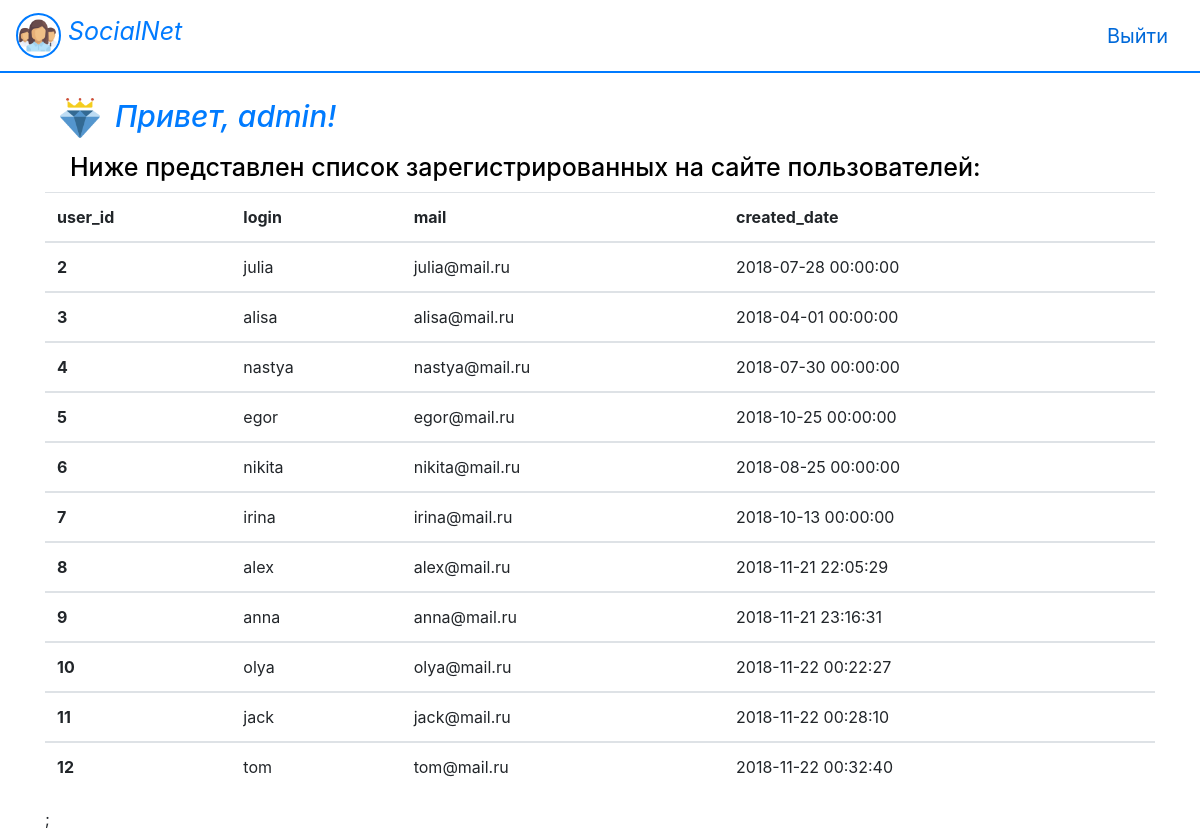
/admin.php (signed in), run on the app's committed database.
### tables this page shows
CREATE TABLE `users` (
  `user_id` int(11) NOT NULL,
  `login` varchar(255) NOT NULL,
  `pass` varchar(32) NOT NULL,
  `role` int(1) NOT NULL,
  `mail` varchar(255) NOT NULL,
  `phone` varchar(32) NOT NULL,
  `created_date` datetime NOT NULL
);

### admin.php (the view, shortened to what this page needs)
<!DOCTYPE html>
<html lang="ru">
<head>
    <link rel="stylesheet" href="libs/bootstrap.min.css">
    <link rel="stylesheet" href="style.css">
</head>
<body>
    <header>
        <nav class="navbar navbar-light navbottom">
            <a class="navbar-brand" id="big" href="#">
                <img src="img/network.png" width="45" height="45" class="d-inline-block align-top logobord" alt="">
                SocialNet
            </a>
            <a class="navbar-brand" id="small" href="unauth.php">
                Выйти
            </a>
        </nav>
    </header>
    <main>
        <div class="container">
            <div class="row">
                <div class="col-sm-6 hello">
                    <div class="admin-logo"></div>
                    <?php
                        echo '<h1>Привет, ' . $_SESSION['login'] . '!</h1>';
                    ?>
                </div>
            </div>
            <div class="row justify-content-center">
                <div class="col-sm-12">
                    <?php
                        echo '<h2>Ниже представлен список зарегистрированных на сайте пользователей:</h2>';
                        include 'db.php';
                        $query = "SELECT * FROM users WHERE role = '2'";
                        $result = mysqli_query($link, $query);
                        $users = [];
                        while ($user = mysqli_fetch_assoc($result)) {
                            $users[] = $user;
                        }
                    ?>
                    <table class="table">
                        <thead>
                            <tr>
                                <th scope="col">user_id</th>
                                <th scope="col">login</th>
                                <th scope="col">mail</th>
                                <th scope="col">created_date</th>
                            </tr>
                        </thead>
                    <?php
                        foreach ($users as $user) {
                            echo'<tbody>
                                    <tr>
                                        <th scope="row">'.$user['user_id'].'</th>
                                        <td>'.$user['login'].'</td>
                                        <td>'.$user['mail'].'</td>
                                        <td>'.$user['created_date'].'</td>
                                    </tr>
                                </tbody>';
                        }
                    ?>
                    </table>;
                </div>
            </div>
        </div>
    </main>
</body>
</html>

### style.css (style rules this page uses)
* { margin: 0; padding: 0; border: 0; }
header { z-index: 99999; position: relative; background: white; }
#big { font-size: 25px !important; color: #007bff !important; font-style: oblique; }
.logobord { border: 2px solid #007bff; border-radius: 50%; }
.navbottom { border-bottom: 2px solid #007bff; }
#small { font-size: 20px !important; color: #0069d9 !important; }
h1 { color: #007bff; font-style: oblique; font-size: 30px; }
.admin-logo { background: url(img/diamond.png) center center/contain no-repeat; padding: 20px; float: left; margin: 0px 15px; }
.hello { margin-top: 25px; }
h2 { font-size: 25px; margin: 10px 0px 10px 25px; color: black; }

### data on the page
users: user_id "2", login "julia", mail "julia@mail.ru", created_date "2018-07-28 00:00:00"
users: user_id "3", login "alisa", mail "alisa@mail.ru", created_date "2018-04-01 00:00:00"
users: user_id "4", login "nastya", mail "nastya@mail.ru", created_date "2018-07-30 00:00:00"
users: user_id "5", login "egor", mail "egor@mail.ru", created_date "2018-10-25 00:00:00"
users: user_id "6", login "nikita", mail "nikita@mail.ru", created_date "2018-08-25 00:00:00"
users: user_id "7", login "irina", mail "irina@mail.ru", created_date "2018-10-13 00:00:00"
users: user_id "8", login "alex", mail "alex@mail.ru", created_date "2018-11-21 22:05:29"
users: user_id "9", login "anna", mail "anna@mail.ru", created_date "2018-11-21 23:16:31"
users: user_id "10", login "olya", mail "olya@mail.ru", created_date "2018-11-22 00:22:27"
users: user_id "11", login "jack", mail "jack@mail.ru", created_date "2018-11-22 00:28:10"
users: user_id "12", login "tom", mail "tom@mail.ru", created_date "2018-11-22 00:32:40"

### other printed values
$_SESSION['login'] "admin"
